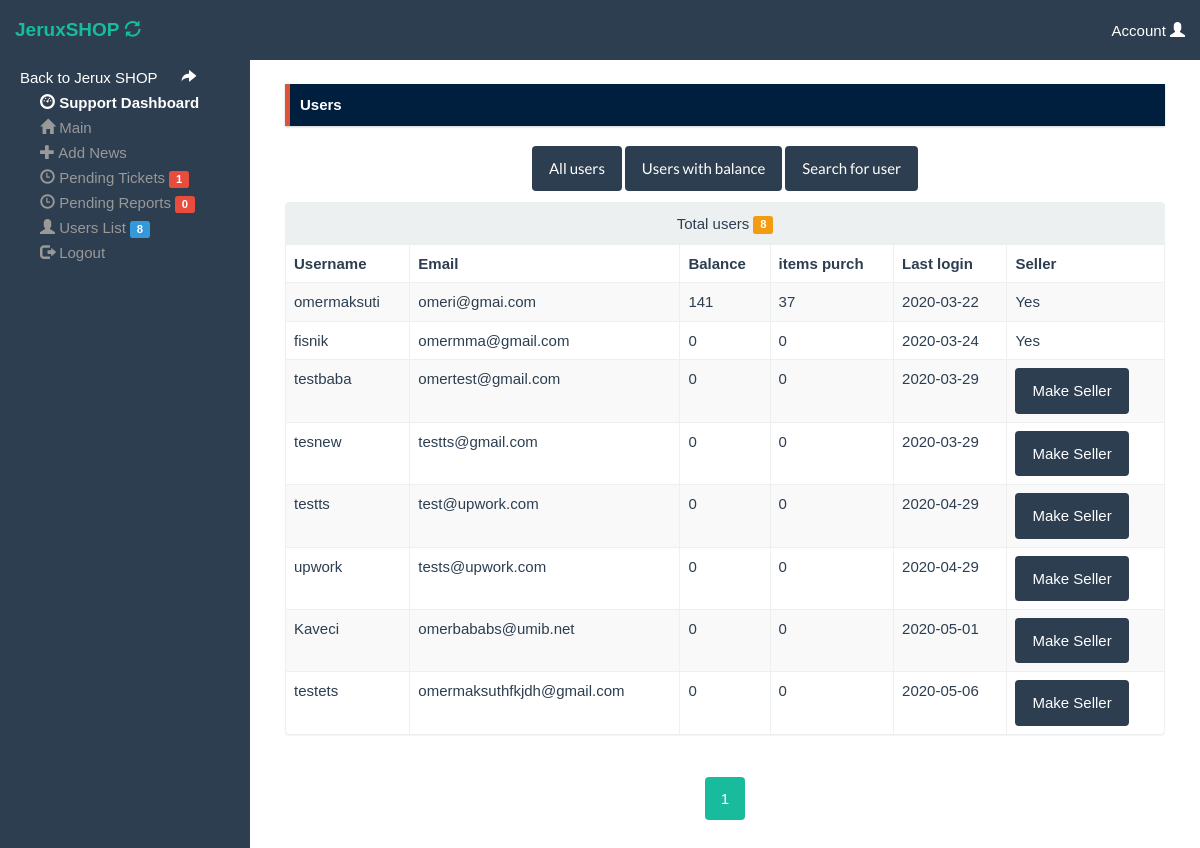
The app's page /support/Users.html (signed in) with its own data.
### tables this page shows
CREATE TABLE `users` (
  `id` int(11) NOT NULL,
  `username` varchar(255) NOT NULL,
  `password` varchar(255) NOT NULL,
  `email` varchar(255) NOT NULL,
  `balance` int(11) DEFAULT 0,
  `ipurchassed` text DEFAULT NULL,
  `ip` text DEFAULT NULL,
  `lastlogin` date DEFAULT NULL,
  `datereg` date DEFAULT NULL,
  `resseller` int(11) NOT NULL,
  `img` text DEFAULT NULL,
  `testemail` varchar(255) DEFAULT NULL,
  `resetpin` int(11) NOT NULL DEFAULT 0
);

### support/users.php (the view, shortened to what this page needs)
<?php
include "header.php";
?>
<div class="alert alert-danger fade in radius-bordered alert-shadowed"> <i class="fa-fw fa fa-times"></i> <b>Users</b></div>
<?php
echo "<h5><center>
<a href='Users.html' class='btn label-primary'><font color='white'>All users</font></a>
<a href='UsersBalance.html' class='btn label-primary'><font color='white'>Users with balance</font></a>
<a href='SearchUser.html' class='btn label-primary'><font color='white'>Search for user</font></a>
</center></h5>";
  $q = mysqli_query($dbcon, "SELECT * FROM users")or die("error");
  $t = mysqli_num_rows($q);
  global $t,$q;
if(!isset($_GET['page'])){
  $page = 1;
  $ka = $page;
}else{
  $page = intval($_GET['page']);
  $ka = $page;
}
$qq = mysqli_query($dbcon, "SELECT * FROM users")or die("error");
$record_at_page = 20;
$record_count = mysqli_num_rows($qq);
$pages_count = (int)ceil($record_count / $record_at_page);
if($page > $pages_count || $page = 0){
}else{
  $start = ($ka - 1) * $record_at_page ;
  $end = $record_at_page ;
}
if($record_count != 0){
  $qq = mysqli_query($dbcon, "SELECT * FROM users LIMIT $start,$end")or die("error");
echo '
    <div class="">
        <div class="panel panel-default">
          <div class="panel-heading no-collapse">  <center>Total users <span class="label label-warning">'.$t.'  </center></span></div>
            <table class="table table-bordered table-striped">
              <thead>
                <tr>
                  <th>Username</th>
                  <th>Email</th>
                  <th>Balance</th>
                  <th>items purch</th>
                  <th>Last login</th>
                  <th>Seller</th>
                </tr>
              </thead>
              <tbody>';
  while($row = mysqli_fetch_assoc($qq)){
              echo '<tr>
                  <td>'.$row['username'].'</td>
                  <td>'.$row['email'].'</td>
                  <td>'.$row['balance'].'</td>
                  <td>'.$row['ipurchassed'].'</td>
                  <td>'.$row['lastlogin'].'</td>
              <td>';
      if($row["resseller"] == "0" or empty($row["resseller"])){
          echo '<a href="activer.php?id='.$row["id"].'" class="btn label-primary"><font color=white>Make Seller</font></a>';
      }else{
          echo 'Yes';
      }
                  echo '</td></tr>';
  }
                  echo '
              </tbody>
            </table>
        </div>
    </div>';
}
?>
<center>
<nav>
  <ul class="pagination">
    <?php
      for($i=1;$i<=$pages_count;$i++){
  if($page == $i){
     echo $page;
  }else{
    echo '<li><a href="users.php?page='.$i.'">'.$i.'</a></li>';
  }
}
    ?>
</ul>
</nav>
</center>

### support/header.php (style rules this page uses)
.alert.alert-shadowed { -webkit-box-shadow: 0 1px 2px rgba(0,0,0,.2); -moz-box-shadow: 0 1px 2px rgba(0,0,0,.2); box-shadow: 0 1px 2px rgba(0,0,0,.2); }
.alert { margin-bottom: 20px; margin-top: 0; color: #fff; border-width: 0; border-left-width: 5px; padding: 10px; border-radius: 0; }
.alert.alert-danger { border-color: #df5138; background: #001f3f; }

### records on screen
users: username "omermaksuti", email "omeri@gmai.com", balance "141", ipurchassed "37", lastlogin "2020-03-22", resseller "Yes"
users: username "fisnik", email "omermma@gmail.com", balance "0", ipurchassed "0", lastlogin "2020-03-24", resseller "Yes"
users: username "testbaba", email "omertest@gmail.com", balance "0", ipurchassed "0", lastlogin "2020-03-29"
users: username "tesnew", email "testts@gmail.com", balance "0", ipurchassed "0", lastlogin "2020-03-29"
users: username "testts", email "test@upwork.com", balance "0", ipurchassed "0", lastlogin "2020-04-29"
users: username "upwork", email "tests@upwork.com", balance "0", ipurchassed "0", lastlogin "2020-04-29"
users: username "Kaveci", email "omerbababs@umib.net", balance "0", ipurchassed "0", lastlogin "2020-05-01"
users: username "testets", email "omermaksuthfkjdh@gmail.com", balance "0", ipurchassed "0", lastlogin "2020-05-06"

### other values on screen
$r11 "1"
$r11 "0"
$r11 "8"
$t "8"
